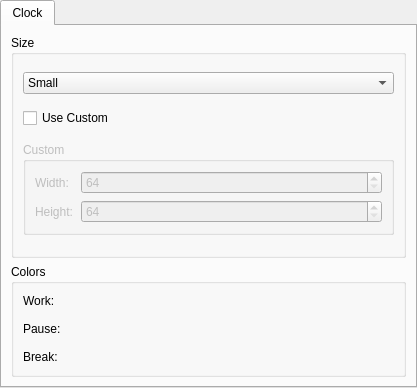
<?xml version="1.0" encoding="UTF-8"?>
<ui version="4.0">
    <class>AdvancedSettings</class>
    <widget class="QWidget" name="AdvancedSettings">
        <property name="geometry">
            <rect>
                <x>0</x>
                <y>0</y>
                <width>417</width>
                <height>388</height>
            </rect>
        </property>
        <property name="windowTitle">
            <string>Settings</string>
        </property>
        <layout class="QHBoxLayout" name="horizontalLayout">
            <property name="spacing">
                <number>0</number>
            </property>
            <property name="leftMargin">
                <number>0</number>
            </property>
            <property name="topMargin">
                <number>0</number>
            </property>
            <property name="rightMargin">
                <number>0</number>
            </property>
            <property name="bottomMargin">
                <number>0</number>
            </property>
            <item>
                <widget class="QTabWidget" name="tabWidget">
                    <property name="currentIndex">
                        <number>0</number>
                    </property>
                    <widget class="QWidget" name="tabClock">
                        <attribute name="title">
                            <string>Clock</string>
                        </attribute>
                        <layout class="QVBoxLayout" name="verticalLayout" stretch="0,0">
                            <item>
                                <widget class="QGroupBox" name="groupBox_2">
                                    <property name="sizePolicy">
                                        <sizepolicy hsizetype="Preferred" vsizetype="Expanding">
                                            <horstretch>0</horstretch>
                                            <verstretch>0</verstretch>
                                        </sizepolicy>
                                    </property>
                                    <property name="title">
                                        <string>Size</string>
                                    </property>
                                    <layout class="QVBoxLayout" name="verticalLayout_2">
                                        <item>
                                            <widget class="QWidget" name="widget_6" native="true">
                                                <property name="sizePolicy">
                                                    <sizepolicy hsizetype="Preferred" vsizetype="Maximum">
                                                        <horstretch>0</horstretch>
                                                        <verstretch>0</verstretch>
                                                    </sizepolicy>
                                                </property>
                                                <layout class="QHBoxLayout" name="horizontalLayout_7">
                                                    <property name="leftMargin">
                                                        <number>0</number>
                                                    </property>
                                                    <property name="topMargin">
                                                        <number>0</number>
                                                    </property>
                                                    <property name="rightMargin">
                                                        <number>0</number>
                                                    </property>
                                                    <property name="bottomMargin">
                                                        <number>0</number>
                                                    </property>
                                                    <item>
                                                        <widget class="QComboBox" name="comboBox">
                                                            <property name="sizePolicy">
                                                                <sizepolicy hsizetype="Expanding" vsizetype="Fixed">
                                                                    <horstretch>0</horstretch>
                                                                    <verstretch>0</verstretch>
                                                                </sizepolicy>
                                                            </property>
                                                            <item>
                                                                <property name="text">
                                                                    <string>Small</string>
                                                                </property>
                                                            </item>
                                                            <item>
                                                                <property name="text">
                                                                    <string>Normal</string>
                                                                </property>
                                                            </item>
                                                            <item>
                                                                <property name="text">
                                                                    <string>Big</string>
                                                                </property>
                                                            </item>
                                                        </widget>
                                                    </item>
                                                </layout>
                                            </widget>
                                        </item>
                                        <item>
                                            <widget class="QCheckBox" name="checkBox">
                                                <property name="text">
                                                    <string>Use Custom</string>
                                                </property>
                                            </widget>
                                        </item>
                                        <item>
                                            <widget class="QGroupBox" name="groupBox_3">
                                                <property name="enabled">
                                                    <bool>false</bool>
                                                </property>
                                                <property name="sizePolicy">
                                                    <sizepolicy hsizetype="Preferred" vsizetype="Maximum">
                                                        <horstretch>0</horstretch>
                                                        <verstretch>0</verstretch>
                                                    </sizepolicy>
                                                </property>
                                                <property name="title">
                                                    <string>Custom</string>
                                                </property>
                                                <layout class="QVBoxLayout" name="verticalLayout_4">
                                                    <item>
                                                        <widget class="QWidget" name="widget_4" native="true">
                                                            <layout class="QHBoxLayout" name="horizontalLayout_5">
                                                                <property name="leftMargin">
                                                                    <number>0</number>
                                                                </property>
                                                                <property name="topMargin">
                                                                    <number>0</number>
                                                                </property>
                                                                <property name="rightMargin">
                                                                    <number>0</number>
                                                                </property>
                                                                <property name="bottomMargin">
                                                                    <number>0</number>
                                                                </property>
                                                                <item>
                                                                    <widget class="QLabel" name="label_4">
                                                                        <property name="minimumSize">
                                                                            <size>
                                                                                <width>40</width>
                                                                                <height>0</height>
                                                                            </size>
                                                                        </property>
                                                                        <property name="text">
                                                                            <string>Width:</string>
                                                                        </property>
                                                                    </widget>
                                                                </item>
                                                                <item>
                                                                    <widget class="QSpinBox" name="boxWidth">
                                                                        <property name="sizePolicy">
                                                                            <sizepolicy hsizetype="Expanding"
                                                                                        vsizetype="Fixed">
                                                                                <horstretch>0</horstretch>
                                                                                <verstretch>0</verstretch>
                                                                            </sizepolicy>
                                                                        </property>
                                                                        <property name="minimum">
                                                                            <number>64</number>
                                                                        </property>
                                                                        <property name="maximum">
                                                                            <number>512</number>
                                                                        </property>
                                                                    </widget>
                                                                </item>
                                                            </layout>
                                                        </widget>
                                                    </item>
                                                    <item>
                                                        <widget class="QWidget" name="widget_5" native="true">
                                                            <layout class="QHBoxLayout" name="horizontalLayout_6">
                                                                <property name="leftMargin">
                                                                    <number>0</number>
                                                                </property>
                                                                <property name="topMargin">
                                                                    <number>0</number>
                                                                </property>
                                                                <property name="rightMargin">
                                                                    <number>0</number>
                                                                </property>
                                                                <property name="bottomMargin">
                                                                    <number>0</number>
                                                                </property>
                                                                <item>
                                                                    <widget class="QLabel" name="label_5">
                                                                        <property name="minimumSize">
                                                                            <size>
                                                                                <width>40</width>
                                                                                <height>0</height>
                                                                            </size>
                                                                        </property>
                                                                        <property name="text">
                                                                            <string>Height:</string>
                                                                        </property>
                                                                    </widget>
                                                                </item>
                                                                <item>
                                                                    <widget class="QSpinBox" name="boxHeight">
                                                                        <property name="sizePolicy">
                                                                            <sizepolicy hsizetype="Expanding"
                                                                                        vsizetype="Fixed">
                                                                                <horstretch>0</horstretch>
                                                                                <verstretch>0</verstretch>
                                                                            </sizepolicy>
                                                                        </property>
                                                                        <property name="minimum">
                                                                            <number>64</number>
                                                                        </property>
                                                                        <property name="maximum">
                                                                            <number>512</number>
                                                                        </property>
                                                                    </widget>
                                                                </item>
                                                            </layout>
                                                        </widget>
                                                    </item>
                                                </layout>
                                            </widget>
                                        </item>
                                    </layout>
                                </widget>
                            </item>
                            <item>
                                <widget class="QGroupBox" name="groupBox">
                                    <property name="title">
                                        <string>Colors</string>
                                    </property>
                                    <layout class="QVBoxLayout" name="verticalLayout_3">
                                        <property name="leftMargin">
                                            <number>0</number>
                                        </property>
                                        <property name="topMargin">
                                            <number>6</number>
                                        </property>
                                        <property name="rightMargin">
                                            <number>0</number>
                                        </property>
                                        <property name="bottomMargin">
                                            <number>6</number>
                                        </property>
                                        <item>
                                            <widget class="QWidget" name="widget_3" native="true">
                                                <layout class="QHBoxLayout" name="horizontalLayout_2">
                                                    <property name="leftMargin">
                                                        <number>9</number>
                                                    </property>
                                                    <property name="topMargin">
                                                        <number>0</number>
                                                    </property>
                                                    <property name="rightMargin">
                                                        <number>9</number>
                                                    </property>
                                                    <property name="bottomMargin">
                                                        <number>0</number>
                                                    </property>
                                                    <item>
                                                        <widget class="QLabel" name="label">
                                                            <property name="sizePolicy">
                                                                <sizepolicy hsizetype="Preferred" vsizetype="Preferred">
                                                                    <horstretch>0</horstretch>
                                                                    <verstretch>0</verstretch>
                                                                </sizepolicy>
                                                            </property>
                                                            <property name="minimumSize">
                                                                <size>
                                                                    <width>40</width>
                                                                    <height>0</height>
                                                                </size>
                                                            </property>
                                                            <property name="text">
                                                                <string>Work:</string>
                                                            </property>
                                                        </widget>
                                                    </item>
                                                    <item>
                                                        <widget class="QPushButton" name="btnClockWorkColor">
                                                            <property name="sizePolicy">
                                                                <sizepolicy hsizetype="MinimumExpanding"
                                                                            vsizetype="Preferred">
                                                                    <horstretch>0</horstretch>
                                                                    <verstretch>0</verstretch>
                                                                </sizepolicy>
                                                            </property>
                                                            <property name="styleSheet">
                                                                <string notr="true"/>
                                                            </property>
                                                            <property name="text">
                                                                <string/>
                                                            </property>
                                                            <property name="flat">
                                                                <bool>true</bool>
                                                            </property>
                                                        </widget>
                                                    </item>
                                                </layout>
                                            </widget>
                                        </item>
                                        <item>
                                            <widget class="QWidget" name="widget_2" native="true">
                                                <layout class="QHBoxLayout" name="horizontalLayout_3">
                                                    <property name="leftMargin">
                                                        <number>9</number>
                                                    </property>
                                                    <property name="topMargin">
                                                        <number>0</number>
                                                    </property>
                                                    <property name="rightMargin">
                                                        <number>9</number>
                                                    </property>
                                                    <property name="bottomMargin">
                                                        <number>0</number>
                                                    </property>
                                                    <item>
                                                        <widget class="QLabel" name="label_2">
                                                            <property name="sizePolicy">
                                                                <sizepolicy hsizetype="Preferred" vsizetype="Preferred">
                                                                    <horstretch>0</horstretch>
                                                                    <verstretch>0</verstretch>
                                                                </sizepolicy>
                                                            </property>
                                                            <property name="minimumSize">
                                                                <size>
                                                                    <width>40</width>
                                                                    <height>0</height>
                                                                </size>
                                                            </property>
                                                            <property name="text">
                                                                <string>Pause:</string>
                                                            </property>
                                                        </widget>
                                                    </item>
                                                    <item>
                                                        <widget class="QPushButton" name="btnClockPauseColor">
                                                            <property name="sizePolicy">
                                                                <sizepolicy hsizetype="MinimumExpanding"
                                                                            vsizetype="Preferred">
                                                                    <horstretch>0</horstretch>
                                                                    <verstretch>0</verstretch>
                                                                </sizepolicy>
                                                            </property>
                                                            <property name="text">
                                                                <string/>
                                                            </property>
                                                            <property name="flat">
                                                                <bool>true</bool>
                                                            </property>
                                                        </widget>
                                                    </item>
                                                </layout>
                                            </widget>
                                        </item>
                                        <item>
                                            <widget class="QWidget" name="widget" native="true">
                                                <layout class="QHBoxLayout" name="horizontalLayout_4">
                                                    <property name="topMargin">
                                                        <number>0</number>
                                                    </property>
                                                    <property name="bottomMargin">
                                                        <number>0</number>
                                                    </property>
                                                    <item>
                                                        <widget class="QLabel" name="label_3">
                                                            <property name="sizePolicy">
                                                                <sizepolicy hsizetype="Preferred" vsizetype="Preferred">
                                                                    <horstretch>0</horstretch>
                                                                    <verstretch>0</verstretch>
                                                                </sizepolicy>
                                                            </property>
                                                            <property name="minimumSize">
                                                                <size>
                                                                    <width>40</width>
                                                                    <height>0</height>
                                                                </size>
                                                            </property>
                                                            <property name="text">
                                                                <string>Break:</string>
                                                            </property>
                                                        </widget>
                                                    </item>
                                                    <item>
                                                        <widget class="QPushButton" name="btnClockBreakColor">
                                                            <property name="sizePolicy">
                                                                <sizepolicy hsizetype="MinimumExpanding"
                                                                            vsizetype="Preferred">
                                                                    <horstretch>0</horstretch>
                                                                    <verstretch>0</verstretch>
                                                                </sizepolicy>
                                                            </property>
                                                            <property name="text">
                                                                <string/>
                                                            </property>
                                                            <property name="flat">
                                                                <bool>true</bool>
                                                            </property>
                                                        </widget>
                                                    </item>
                                                </layout>
                                            </widget>
                                        </item>
                                    </layout>
                                </widget>
                            </item>
                        </layout>
                    </widget>
                </widget>
            </item>
        </layout>
    </widget>
    <resources/>
    <connections>
        <connection>
            <sender>checkBox</sender>
            <signal>clicked(bool)</signal>
            <receiver>groupBox_3</receiver>
            <slot>setEnabled(bool)</slot>
            <hints>
                <hint type="sourcelabel">
                    <x>348</x>
                    <y>96</y>
                </hint>
                <hint type="destinationlabel">
                    <x>348</x>
                    <y>116</y>
                </hint>
            </hints>
        </connection>
        <connection>
            <sender>checkBox</sender>
            <signal>toggled(bool)</signal>
            <receiver>comboBox</receiver>
            <slot>setDisabled(bool)</slot>
            <hints>
                <hint type="sourcelabel">
                    <x>221</x>
                    <y>87</y>
                </hint>
                <hint type="destinationlabel">
                    <x>225</x>
                    <y>65</y>
                </hint>
            </hints>
        </connection>
        <connection>
            <sender>boxWidth</sender>
            <signal>valueChanged(int)</signal>
            <receiver>AdvancedSettings</receiver>
            <slot>slotSizeChanged()</slot>
            <hints>
                <hint type="sourcelabel">
                    <x>152</x>
                    <y>138</y>
                </hint>
                <hint type="destinationlabel">
                    <x>149</x>
                    <y>-4</y>
                </hint>
            </hints>
        </connection>
        <connection>
            <sender>boxHeight</sender>
            <signal>valueChanged(int)</signal>
            <receiver>AdvancedSettings</receiver>
            <slot>slotSizeChanged()</slot>
            <hints>
                <hint type="sourcelabel">
                    <x>162</x>
                    <y>161</y>
                </hint>
                <hint type="destinationlabel">
                    <x>196</x>
                    <y>-8</y>
                </hint>
            </hints>
        </connection>
    </connections>
    <slots>
        <slot>slotSizeChanged()</slot>
    </slots>
</ui>
